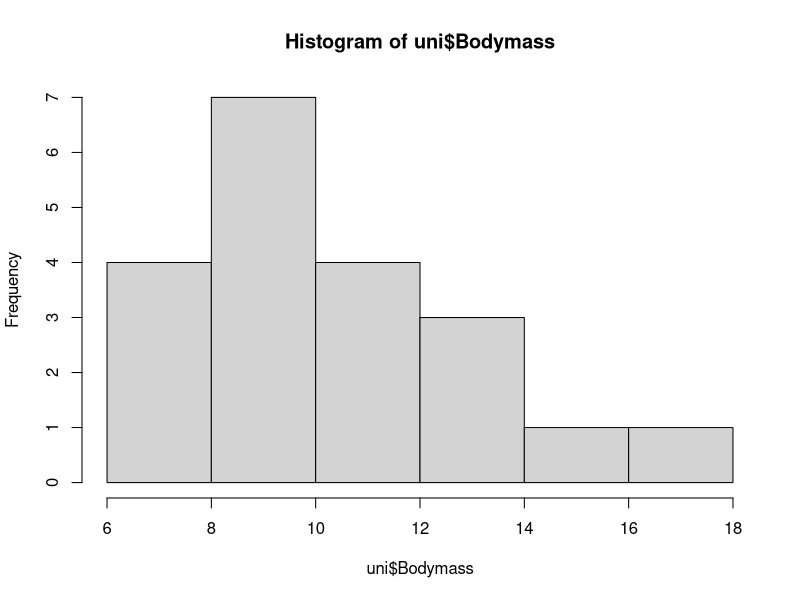
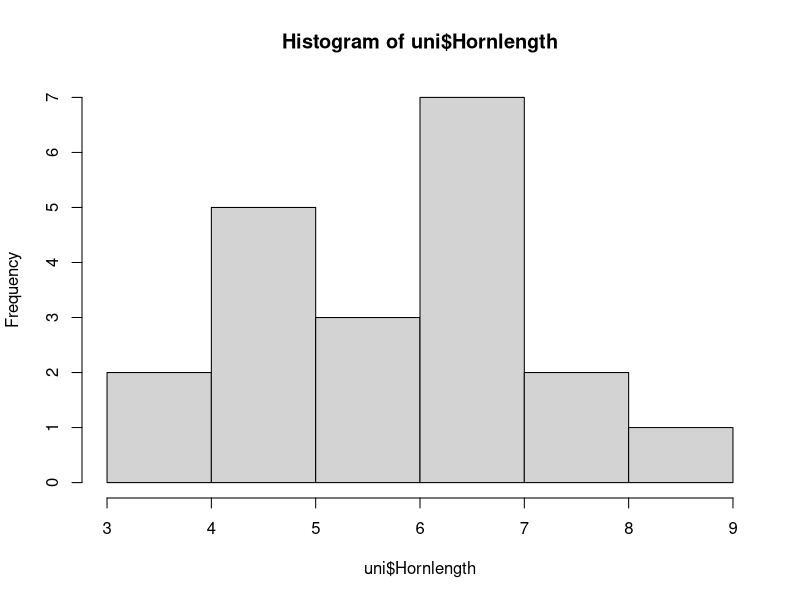
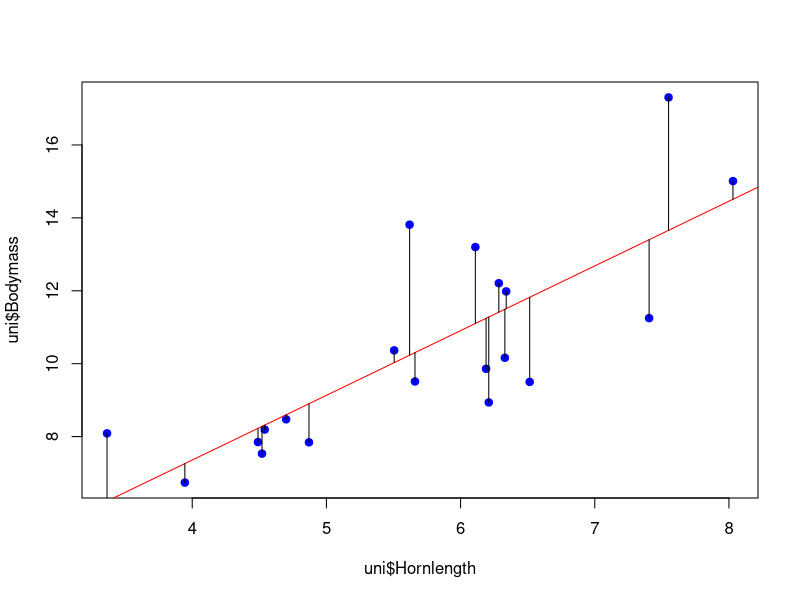
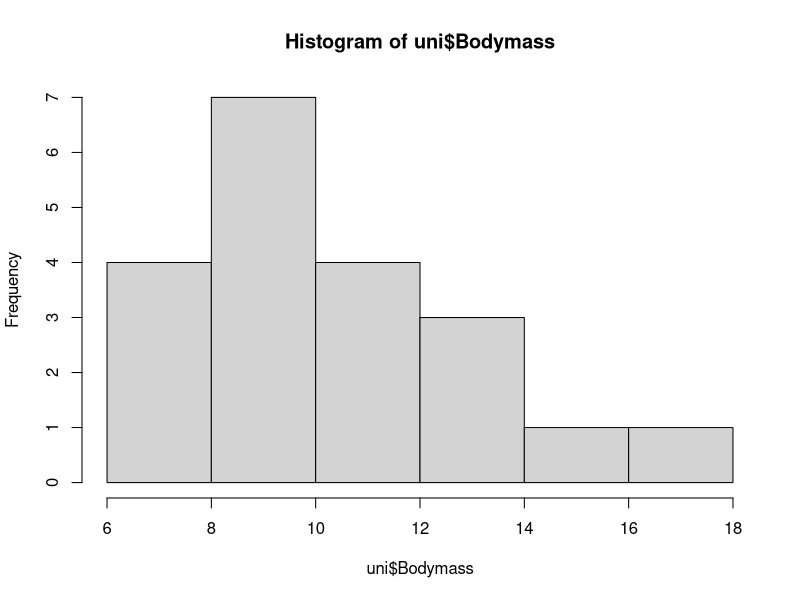
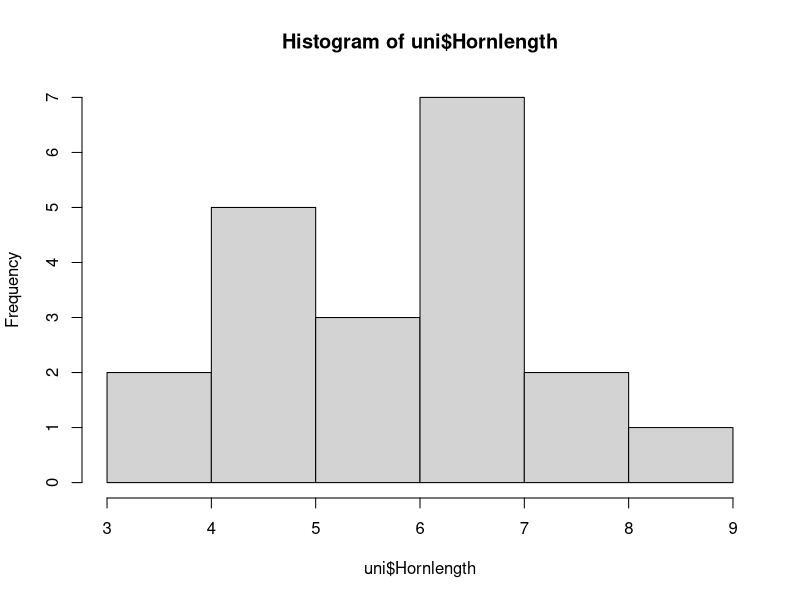
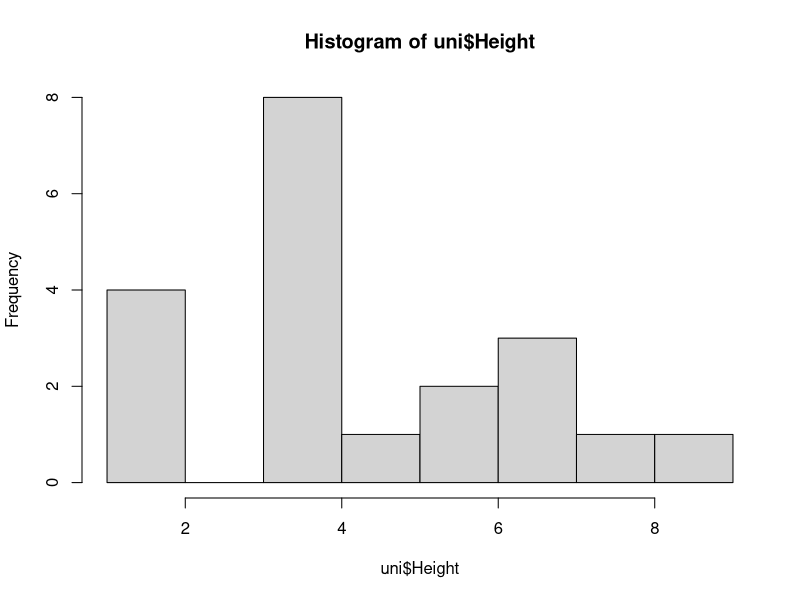
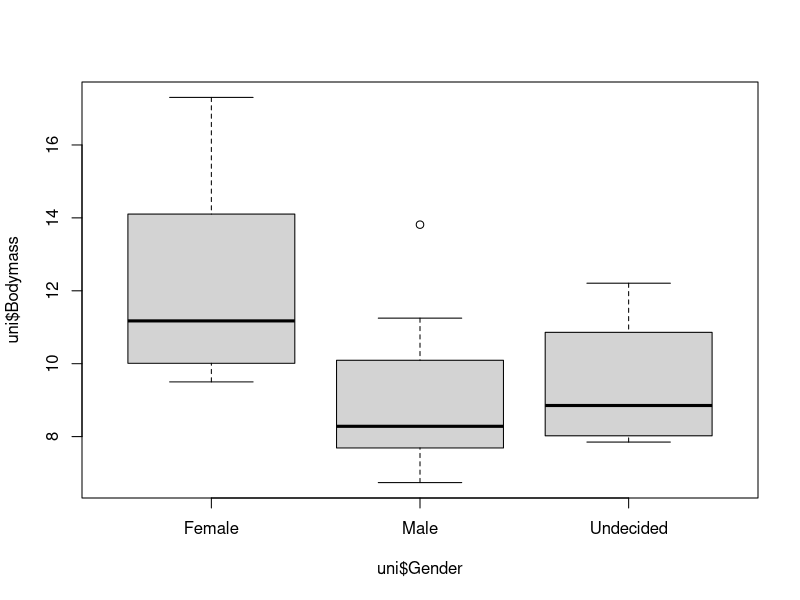
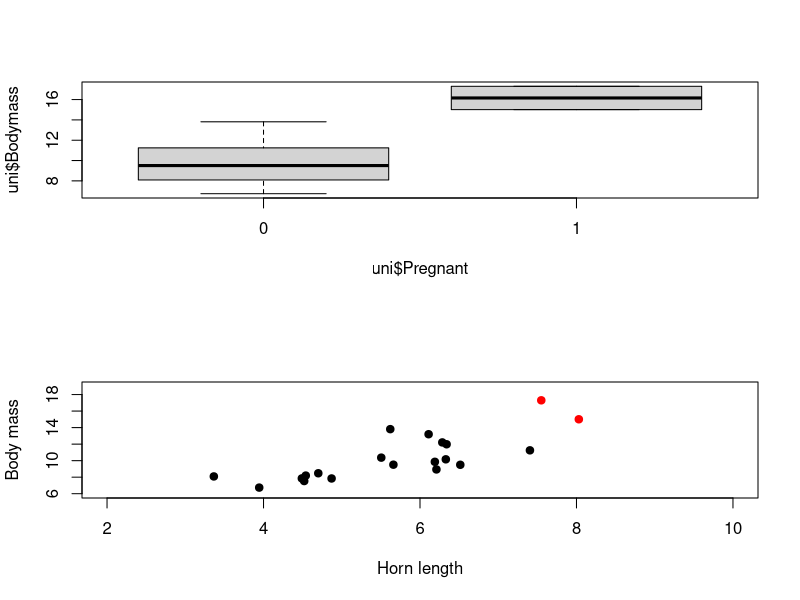

The R source for these figures, in order: (Note: this script raises an error after producing the figures.)
# housekeeping
rm (list = ls())

# load data
uni<- read.table("../data/RUnicorns.txt", header = T)
str(uni)
head(uni)

# eploring
mean(uni$Bodymass)
sd(uni$Bodymass)
var(uni$Bodymass)
hist(uni$Bodymass)

mean(uni$Hornlength)
sd(uni$Hornlength)
var(uni$Hornlength)
hist(uni$Hornlength)

# quick plot
plot(uni$Bodymass~uni$Hornlength, pch = 19, col = "blue")
mod<-lm(uni$Bodymass~uni$Hornlength)
abline(mod, col="red")
res <- signif(residuals(mod), 5) # calcs resids, signif() rounds to 5 sig fig
pre <- predict(mod) # calculates fitted values from mod lm
segments(uni$Hornlength, uni$Bodymass, uni$Hornlength, pre, col="black") 
    # draws vert lines from actual values to fitted values
    # arguments- segments(x0, y0, x1, y1, col="black")

# interpreting
    # plot suggests a clear relationship
    # could be many other variables which play a part
        # e.g. long horn -> attractive -> preg -> heavier
    # add covariates and fixed factors to account for this
    # test which variable explains most variation

## GLM
# checking more data
hist(uni$Bodymass)
hist(uni$Hornlength)
hist(uni$Height)
    # ok ish data

cor.test(uni$Hornlength, uni$Height)
    # seem to be independent

boxplot(uni$Bodymass~uni$Gender)
    # fems larger and bigger variance

par(mfrow=c(2,1))
boxplot(uni$Bodymass~uni$Pregnant)

plot(uni$Hornlength[uni$Pregnant==0],uni$Bodymass[uni$Pregnant==0], pch=19, 
xlab="Horn length", ylab="Body mass", xlim=c(2,10), ylim=c(6,19)) # non pregs
points(uni$Hornlength[uni$Pregnant==1],uni$Bodymass[uni$Pregnant==1], pch=19,
col="red") # add pregs
    # pregnancy has an impact on body mass and maybe its impact on hornlength

dev.off()
boxplot(uni$Bodymass~uni$Pregnant)
plot(uni$Hornlength[uni$Gender=="Female"],uni$Bodymass[uni$Gender=="Female"],
    pch=19, xlab="Horn length", ylab="Body mass", xlim=c(2,10), ylim=c(6,19))
points(uni$Hornlength[uni$Gender=="Male"],uni$Bodymass[uni$Gender=="Male"],
    pch=19, col="red")
points(uni$Hornlength[uni$Gender=="Undecided"],
    uni$Bodymass[uni$Gender=="Undecided"], pch=19, col="green")
    # males are longer and heavier

boxplot(uni$Bodymass~uni$Glizz) # = decorations on horn

plot(uni$Hornlength[uni$Glizz==0], uni$Bodymass[uni$Glizz==0], pch=19,
    xlim=c(2,10), ylim=c(6,19))
points(uni$Hornlength[uni$Glizz==1],uni$Bodymass[uni$Glizz==1], pch=19, 
    col="red")
    # glizzes are heavier and longer

# so we want to include gender, pregnant, and glizz
FullModel<-lm(uni$Bodymass~uni$Hornlength+uni$Gender+uni$Pregnant+uni$Glizz)
summary(FullModel)
    # no sig slope
    # only 2 preg fems, and preg will only influence fems- get rid

u1<- subset(uni, uni$Pregnant==0)
FullModel<-lm(u1$Bodymass~u1$Hornlength+u1$Gender+u1$Glizz)
summary(FullModel)
    # indicates we don't need gender to explain impact of horn on bodymass
    # get rid as it's costing dfs

ReducedModel<-lm(u1$Bodymass~u1$Hornlength+u1$Glizz)
summary(ReducedModel)
    # better

plot(u1$Hornlength[u1$Glizz==0],u1$Bodymass[u1$Glizz==0], pch=19, 
    xlab="Horn length", ylab="Body mass", xlim=c(2,10), ylim=c(6,19))
points(u1$Hornlength[u1$Glizz==1],u1$Bodymass[u1$Glizz==1], pch=19, col="red")
abline(ReducedModel) # see warning- line is only for glizz = 0
abline(a = 4.0106 + 1.7702, b = (0.8864), col = "red") # glizz line
    # glizz looks like it could be steeper
    

# including an interaction ^
Glizz_affects_slope<-lm(u1$Bodymass~u1$Hornlength*u1$Glizz)
summary(Glizz_affects_slope)
    # no impact of glizz on slope- remove this again

# plotting without glizz
ModForPlot<-lm(u1$Bodymass~u1$Hornlength)
summary(ModForPlot)
    # multipleRsquared = 0.46 explained by hornlength
    # ReducedModel mRsq = 0.61 explained by hornlength and glizz
    # if glizz and hornlength were independent..
    # then glizz would account for 0.15 of variance (additive rule for variances)
    # test if they are independent



cor(u1$Hornlength, u1$Glizz)
cor.test(u1$Hornlength, u1$Glizz)
boxplot(u1$Hornlength~u1$Glizz)
t.test(u1$Hornlength~u1$Glizz)
    # positive correlation
    # longer horns are more likely to wear glizz, or vice versa
    # so not independent

# model validation
par(mfrow = c(2,2))
plot(ReducedModel)
    # see outliers 14 and 12 and 6
View(u1)
    # nothing unusual about those rows so keep em in

# final plot (again)
plot(u1$Hornlength[u1$Glizz==0],u1$Bodymass[u1$Glizz==0], pch=19, 
    xlab="Horn length", ylab="Body mass", xlim=c(2,10), ylim=c(6,19))
points(u1$Hornlength[u1$Glizz==1],u1$Bodymass[u1$Glizz==1], pch=19, col="red")
abline(ReducedModel) # see warning- line is only for glizz = 0
abline(a = 4.0106 + 1.7702, b = (0.8864), col = "red") # glizz line

#############################################################################

